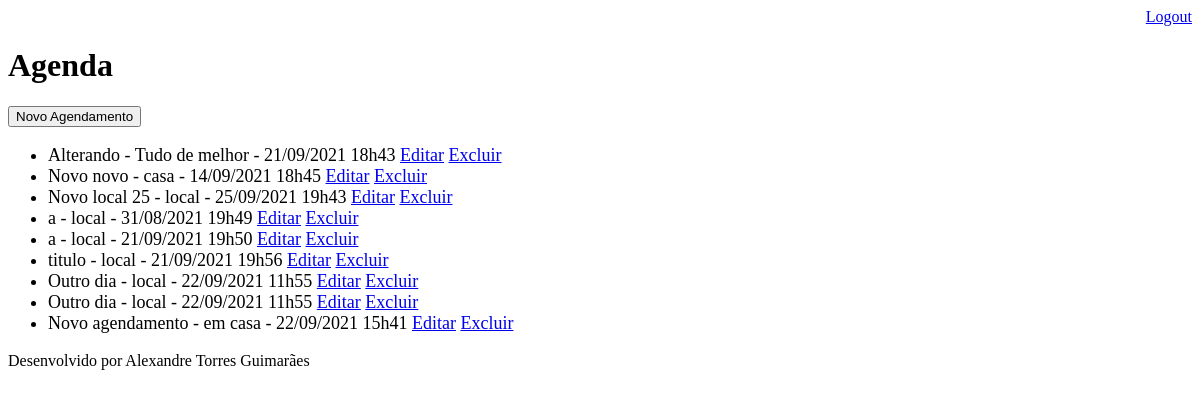
The page /agenda/ (signed in) on the database as committed earlier.
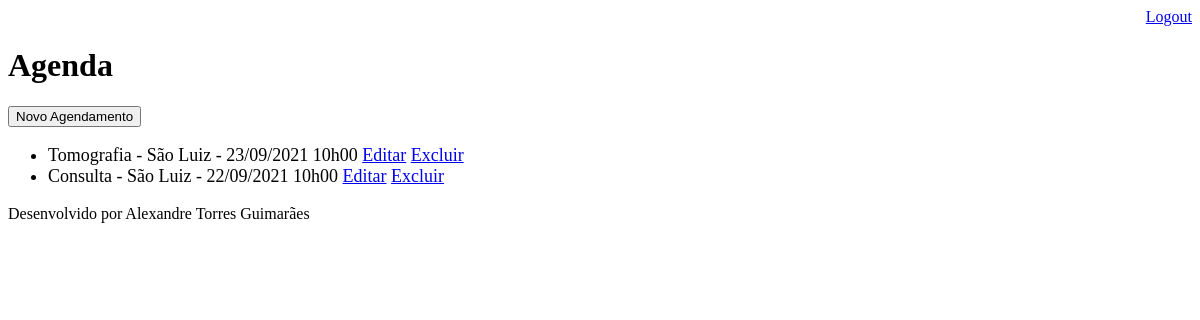
The same page on the database as committed later.
### core/models.py (models this page shows, shortened)
class Evento(models.Model):
    titulo = models.CharField(max_length=100)
    local = models.CharField(max_length=100, null=True)
    descricao = models.TextField(blank=True, null=True)
    data_evento = models.DateTimeField(verbose_name='Data do evento')
    data_criacao = models.DateTimeField(auto_now=True)
    usuario = models.ForeignKey(User, on_delete=models.CASCADE)
    class Meta:
        db_table = 'evento'
    def get_data_evento(self):
        return self.data_evento.strftime('%d/%m/%Y %Hh%M')

### core/views.py (the view)
# urls.py: path('agenda/', views.lista_eventos),
@login_required(login_url='/login/')
def lista_eventos(request):
    data_atual = datetime.now()
    usuario = request.user
    evento = Evento.objects.filter(usuario=usuario)
    dados = {'eventos':evento}
    return render(request, 'agenda.html', dados)

### templates/agenda.html
{% extends "model_page.html" %}
{% block content %}
    <a href="eventos/">
        <button type="button">Novo Agendamento</button>
    </a>
    <ul style="font-size: 18px">
        {% for evento in eventos %}
            <li>{{ evento.titulo }} - {{ evento.local }} - {{ evento.get_data_evento }}
                <a href="eventos/?id={{ evento.id }}">Editar</a>
                <a href="eventos/delete/{{ evento.id }}/">Excluir</a>
            </li>
        {% endfor %}
    </ul>
{% endblock %}

### templates/model_page.html
<!DOCTYPE html>
<html lang="en">
  <head>
    {% include "model_header.html" %}
  </head>
  <body>
    {% block content %}
    {% endblock %}
    {% include "model_footer.html" %}
  </body>
</html>

### templates/model_header.html (shortened to what this page needs)
    <div align="right">
        <a href="/logout">Logout</a>
    </div>
    <h1>Agenda</h1>

### templates/model_footer.html
    <p>Desenvolvido por Alexandre Torres Guimarães</p>

Rows that differ between the two databases and show on the page:
removed Evento: titulo "Alterando", local "Tudo de melhor", get_data_evento "21/09/2021 18h43"
removed Evento: titulo "Novo novo", local "casa", get_data_evento "14/09/2021 18h45"
removed Evento: titulo "Novo local 25", local "local", get_data_evento "25/09/2021 19h43"
removed Evento: titulo "a", local "local", get_data_evento "31/08/2021 19h49"
removed Evento: titulo "a", local "local", get_data_evento "21/09/2021 19h50"
removed Evento: titulo "titulo", local "local", get_data_evento "21/09/2021 19h56"
removed Evento: titulo "Outro dia", local "local", get_data_evento "22/09/2021 11h55"
removed Evento: titulo "Outro dia", local "local", get_data_evento "22/09/2021 11h55"
removed Evento: titulo "Novo agendamento", local "em casa", get_data_evento "22/09/2021 15h41"
added Evento: titulo "Tomografia", local "São Luiz", get_data_evento "23/09/2021 10h00"
added Evento: titulo "Consulta", local "São Luiz", get_data_evento "22/09/2021 10h00"
